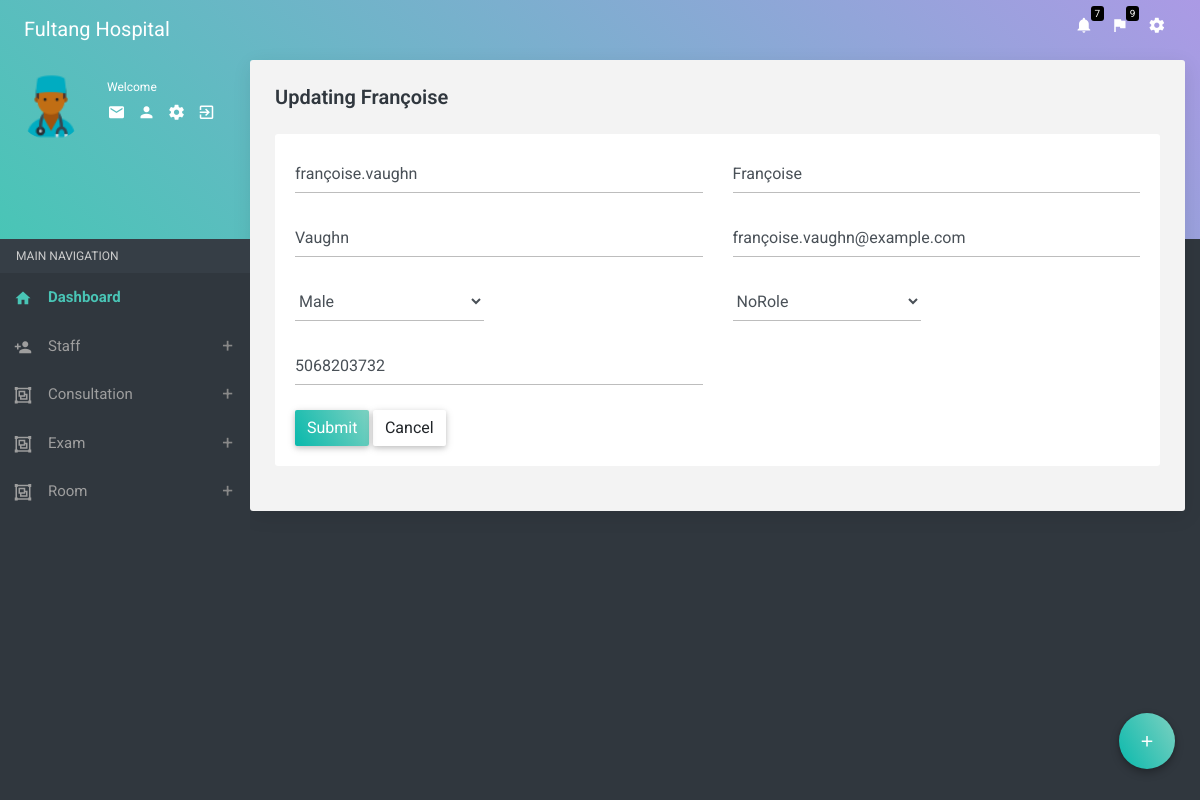
The page /dashboard/edit/1 on the database its author committed.
### authentication/models.py (models this page shows)
class User(AbstractUser):
    cniNumber = models.CharField(max_length=255, blank=True, default="")
    gender = models.CharField(max_length=50, choices=SEXE, default='Male', blank=True)
    phoneNumber = models.CharField(max_length=255, blank=True, default=" ")
    birthDate = models.DateField(blank=True, null=True, default="1982-01-01")
    address = models.CharField(max_length=255, blank=True, default="Yaounde - damas")
    userType = models.CharField(max_length=255, choices=USER_TYPE, default='Medical', null=False)

### polyclinic/models.py (models this page shows, shortened)
class MedicalStaff(User):
    role = models.CharField(max_length=20, choices=ROLES, default='NoRole')
    """
    groups = models.ManyToManyField(
        'auth.Group',
        related_name='medicalstaff_set',  # Nom unique pour la relation
        blank=True
    )
    user_permissions = models.ManyToManyField(
        'auth.Permission',
        related_name='medicalstaff_permissions_set',  # Nom unique pour la relation
        blank=True
    )
    """
    objects = CustomManager()

### polyclinic/views/dashboard.py (the view)
# urls.py: path('edit/<int:id>',edit),
def edit (request,id):
    staff = MedicalStaff.objects.get(id = id)
    return render(request,'dashboard/staff_update.html',{"mS":staff,'roles':roles})

### polyclinic/templates/dashboard/staff_update.html (shortened to what this page needs)
{% extends 'dashboard/base_dashboard.html' %}
{% load static %}
{% block content %}
        <div class="block-header">
            <h2>Updating {{mS.first_name}} </h2>
        </div>
        <div class="row clearfix">
			<div class="col-lg-12 col-md-12 col-sm-12">
				<div class="card">
					<div class="body">
						<form method ="post" action="/dashboard/update/{{mS.id}}">
                            <div class="row clearfix">
                                <div class="col-sm-6">
                                    <div class="form-group">
                                        <div class="form-line">
                                            <input type="text" value = "{{mS.username}}" name="username" placeholder="Username" class="form-control" required>
                                        </div>
                                    </div>
                                </div>
                                <div class="col-sm-6">
                                    <div class="form-group">
                                        <div class="form-line">
                                            <input type="text" value="{{mS.first_name}}" name="first_name"  placeholder="First Name" class="form-control" required>
                                        </div>
                                    </div>
                                </div>
                            </div>
                            <div class="row clearfix">
                                <div class="col-sm-6">
                                    <div class="form-group">
                                        <div class="form-line">
                                            <input type="text" value="{{mS.last_name}}" name="last_name"  placeholder="Last Name" class="form-control" required >
                                        </div>
                                    </div>
                                </div>
                                <div class="col-sm-6">
                                    <div class="form-group">
                                        <div class="form-line">
                                            <input type="text" value="{{mS.email}}" name="email" class="form-control" placeholder="Enter Your Email" required>
                                        </div>
                                    </div>
                                </div>
                            </div>
                            <div class="row clearfix">
                                <div class="col-sm-3">
                                    <div class="form-group drop-custum">
                                        <select name="gender" value="{{mS.gender}}" class="form-control show-tick">
                                            <option value="Male">Male</option>
                                        </select>
                                    </div>
                                </div>
                                <div class="col-sm-3">
                                </div>
                                <div class="col-sm-3">
                                    <div class="form-group drop-custum">
                                        <select name="role" value ="{{mS.role}}" class="form-control show-tick">
                                            {%for r in roles%}
                                                <option value="{{r}}">{{r}}</option>
                                            {%endfor%}
                                        </select>
                                    </div>
                                </div>
                            </div>
                            <div class="row clearfix">
                                <div class="col-sm-6">
                                    <div class="form-group">
                                        <div class="form-line">
                                            <input type="text" value="{{mS.cniNumber}}" name = "cniNumber" class="form-control" placeholder="CNI_number" required>
                                        </div>
                                    </div>
                                </div>
                                <div class="col-sm-12">
                                    <button type="submit" class="btn btn-raised g-bg-cyan">Submit</button>
                                    <button type="reset" class="btn btn-raised">Cancel</button>
                                </div>
                            </div>
						</form>
                    </div>
				</div>
			</div>
		</div>
{%endblock content%}

### rows shown on the page
User: first_name "Françoise", username "françoise.vaughn", last_name "Vaughn", email "françoise.vaughn@example.com", gender "Male", cniNumber "5068203732"
MedicalStaff: role "NoRole"
